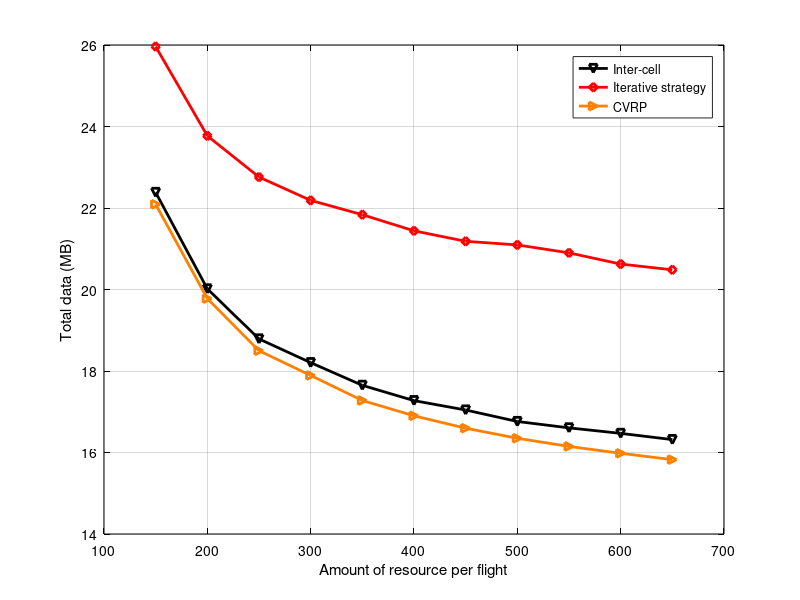

MATLAB code for this plot: (Note: this script raises an error after producing the figure.)
x = [150 200 250 300 350 400 450 500 550 600 650];
y1 = [22.1158	19.2257	17.9129	17.1521	16.6045	16.1478	15.8946	1.57E+01	15.5237	15.2303	15.144]; % global tsp
% y2 = [25.4262	23.3506	22.3279	21.7961	21.4271	21.0466	20.8611	2.07E+01	20.5152	20.2677	20.1852]; % local tsp
y3 = [25.9619	23.771	22.7589	22.1874	21.8355	21.4398	21.183	21.094	20.8994	20.6241	20.4831]; % iterative
y4 = [22.3825	20.0155	18.7869	18.2053	17.6484	17.2729	17.043	16.761	16.6046	16.4695	16.3167]; % inter-cell
y5 = [22.698	20.3831	19.489	18.8104	18.2777	17.8941	17.6218	1.74E+01	17.1917	16.8224	16.8272];% GELSGA
y6 = [22.0908	19.7764	18.4977	17.8915	17.2764	16.9005	16.596	16.349	16.1491	15.9804	15.8251];% CVRP
close all;
figure1 = figure;
% Create axes
axes1 = axes('Parent',figure1);
plot(x,y4,'-kv', 'LineWidth',2);
hold on;
grid on;
% plot(x,y2,'-bs', 'LineWidth',2);
plot(x,y3,'-rd', 'LineWidth',2);
% plot(x,y1,'-mo', 'LineWidth',2);
% plot(x,y5,'-x','Color',[0 0.4 0], 'LineWidth',2);
plot(x,y6,'->','Color',[1 0.5 0], 'LineWidth',2);
xlabel('Amount of resource per flight');
ylabel('Total data (MB)');
legend('Inter-cell','Iterative strategy','CVRP');
set(axes1,'XColor',[0 0 0],'YColor',[0 0 0]);
ytickformat('%,4.4g');
xtickformat('%,4.4g');
xticks([150 200 250 300 350 400 450 500 550 600 650]);
xlim([150 650]);
hold off;